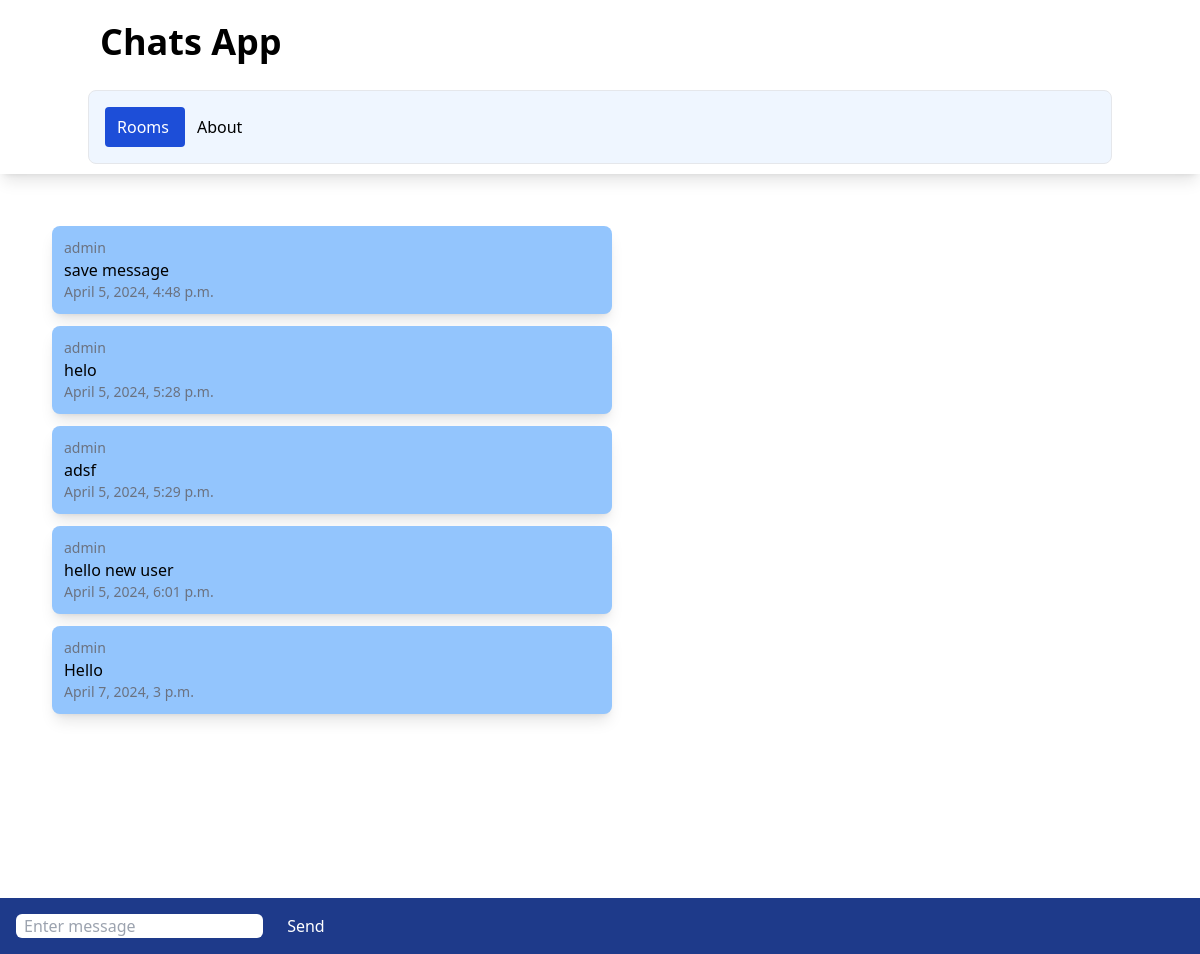
Page /rooms/friend/ on the committed database.
### chatapp/models.py (models this page shows)
class ChatMessage(models.Model):
    user = models.ForeignKey(User, on_delete=models.CASCADE)
    room = models.ForeignKey(ChatRoom, on_delete=models.CASCADE)
    message_content = models.TextField()
    date = models.DateTimeField(auto_now=True)
    class Meta:
        ordering=('date',)

### chatapp/views.py (the view)
# urls.py: path('<slug:slug>/', views.chatroom,name='chatroom'),
def chatroom(request,slug):
    chatrooms = ChatRoom.objects.get(slug=slug)
    messages = ChatMessage.objects.filter(room=chatrooms)[0:30]
    return render(request,'chatapp/room.html',{'chatrooms':chatrooms,'messages':messages})

### chatapp/templates/chatapp/room.html (shortened to what this page needs)
{% extends "chatapp/base.html" %}
{% block body %}
<div class="message-container m-10 overflow-auto h-[700px]" id="message-container">
    <div id="chat-messages">
        {% for message in messages %}
        <div class="message shadow-lg p-3 m-3 rounded-lg w-1/2 bg-blue-300">
            <div class="text-sm text-gray-500">
                {{ message.user.username }}
            </div>
                {{ message.message_content }}
            <div class="text-sm text-gray-500">
                {{ message.date}}
            </div>
        </div>
        {% endfor %}
    </div>
 </div>
<div class="form-container fixed inset-x-0 bottom-0 bg-blue-900 p-4">
<form method="post">
    <input class="rounded-md px-2" id="message-input" type="text" name="message" placeholder="Enter message">
    <button class="text-white ml-5" id="send-button" type="submit">Send</button>
</form>
</div>
{% endblock  %}

### chatapp/templates/chatapp/base.html (shortened to what this page needs)
<!DOCTYPE html>
<html lang="en">
<head>
    <script src="https://cdn.tailwindcss.com"></script>
</head>
<body>
    <nav class="shadow-lg px-3 py-2.5">
        <div class="container flex flex-wrap justify-between mx-auto">
            <a class="flex items-center" href="">
                <span class="self-center text-4xl font-semibold">Chats App</span>
            </a>
            <div class="w-full block w-auto">
                <ul class="flex flex-row p-4 mt-4 border rounded-lg border-grau-100 bg-blue-50">
                    <li>
                        <a class="block py-2 pl-3 pr-4 rounded bg-blue-700 text-white" href="">Rooms</a>
                    </li>
                    <li>
                        <a class="block py-2 pl-3 pr-4 rounded " href="">About</a>
                    </li>
                </ul>
            </div>
        </div>
    </nav>
    {% block body %}
    {% endblock %}
</body>
</html>

### rows in the picture
ChatMessage: user.username "admin", message_content "save message", date "April 5, 2024, 4:48 p.m."
ChatMessage: user.username "admin", message_content "helo", date "April 5, 2024, 5:28 p.m."
ChatMessage: user.username "admin", message_content "adsf", date "April 5, 2024, 5:29 p.m."
ChatMessage: user.username "admin", message_content "hello new user", date "April 5, 2024, 6:01 p.m."
ChatMessage: user.username "admin", message_content "Hello", date "April 7, 2024, 3 p.m."
